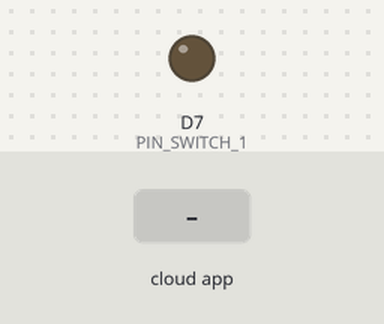
A sketch run on a simulated ESP8266 (NodeMCU). Shown: output pins drawn as LEDs (lit = HIGH). The inputs (shaded band) are chosen by the test bench. The RemoteXY app is connected.

Above: at 1.2 s.
1.3 s: the phone or cloud app sets switch_1 to 1
At 2.4 s:
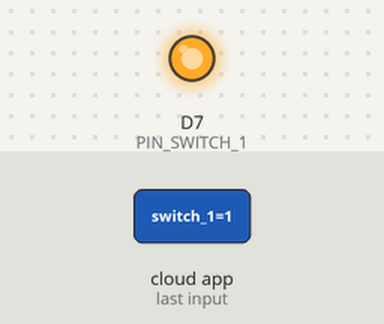
2.8 s: the phone or cloud app sets switch_1 to 0
At 3.5 s:
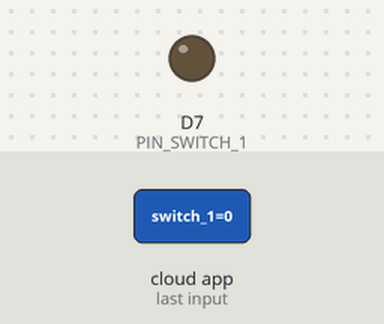
Timing chart, 0 to 5.8 s (numbered marks = the images above; inputs shaded):
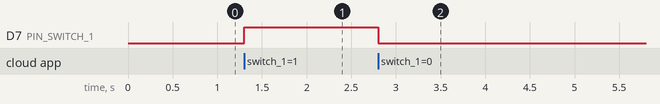

Measured:
- after the input at 1.3 s, D7 (PIN_SWITCH_1): LOW → HIGH at once
- after the input at 2.8 s, D7 (PIN_SWITCH_1): HIGH → LOW at once

The sketch:

ESP8266_WiFi.ino
```cpp
// (licence header left out)
//////////////////////////////////////////////
//        RemoteXY include library          //
//////////////////////////////////////////////

// RemoteXY select connection mode and include library
#define REMOTEXY_MODE__ESP8266WIFI_LIB_POINT
#include <ESP8266WiFi.h>

#include <RemoteXY.h>

// RemoteXY connection settings
#define REMOTEXY_WIFI_SSID "YouTube2"
#define REMOTEXY_WIFI_PASSWORD "12345678"
#define REMOTEXY_SERVER_PORT 6377


// RemoteXY configurate
#pragma pack(push, 1)
uint8_t RemoteXY_CONF[] =   // 65 bytes
{ 255, 5, 0, 4, 0, 58, 0, 16, 31, 1, 2, 0, 20, 11, 22, 11, 2, 26, 31, 31,
  79, 78, 0, 79, 70, 70, 0, 8, 1, 4, 8, 10, 10, 71, 56, 11, 43, 44, 44, 0,
  2, 24, 255, 0, 0, 0, 0, 0, 0, 180, 67, 0, 0, 112, 66, 0, 0, 240, 65, 0,
  0, 112, 65, 24, 0
};

// this structure defines all the variables and events of your control interface
struct {

  // input variables
  uint8_t switch_1; // =1 if switch ON and =0 if OFF
  float compass_1; // from 0 to 359.999

  // output variables
  float instrument_1;  // from 0 to 360

  // other variable
  uint8_t connect_flag;  // =1 if wire connected, else =0

} RemoteXY;
#pragma pack(pop)

/////////////////////////////////////////////
//           END RemoteXY include          //
/////////////////////////////////////////////

#define PIN_SWITCH_1 D7


void setup()
{
  RemoteXY_Init ();

  RemoteXY.instrument_1 = RemoteXY.compass_1;

  pinMode (PIN_SWITCH_1, OUTPUT);

  // TODO you setup code

}

void loop()
{
  RemoteXY_Handler ();

  RemoteXY.instrument_1 = RemoteXY.compass_1;

  digitalWrite(PIN_SWITCH_1, (RemoteXY.switch_1 == 0) ? LOW : HIGH);

  // TODO you loop code
  // use the RemoteXY structure for data transfer
  // do not call delay()


}
```
